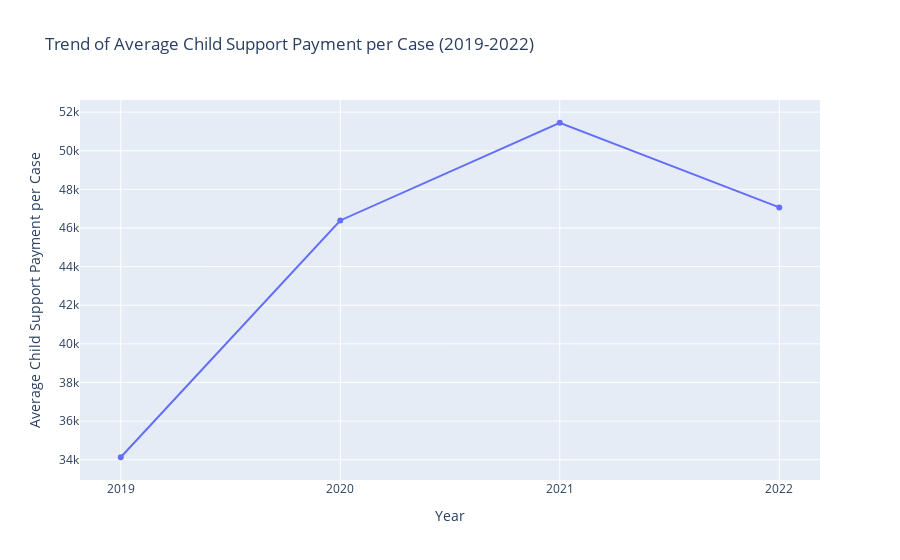

Source (notebook cell):
### Code cell
import pandas as pd
import plotly.express as px

#'average_child_support_df' is there
average_child_support_df = pd.DataFrame({
    'Year': [2019, 2020, 2021, 2022],
    'Total Support Orders Established': [837554, 620114, 610743, 627223],
    'Total Distributed Collections': [28584372594, 28767185944, 31422753145, 29521877168],
    'Average Child Support Payment per Case': [34128.39, 46390.16, 51450.04, 47067.59]
})

# Adding a column for annual change
average_child_support_df['Annual Change'] = average_child_support_df['Average Child Support Payment per Case'].diff()

# Create a line graph to show the trend of the average child support payment over the years
fig = px.line(average_child_support_df, x='Year', y='Average Child Support Payment per Case', 
              title='Trend of Average Child Support Payment per Case (2019-2022)',
              markers=True)

# Manually set the tick values for the x-axis to display only the years 2019, 2020, 2021, 2022
fig.update_xaxes(tickvals=[2019, 2020, 2021, 2022])

# Show the graph
fig.show()

### Figure 1 — Plotly figure (JSON) as saved in the notebook; plotly's stock layout.template omitted (floating-point values rounded to 4 significant figures)
{"data": [{"hovertemplate": "Year=%{x}<br>Average Child Support Payment per Case=%{y}<extra></extra>", "legendgroup": "", "line": {"color": "#636efa", "dash": "solid"}, "marker": {"symbol": "circle"}, "mode": "markers+lines", "name": "", "orientation": "v", "showlegend": false, "type": "scatter", "x": [2019, 2020, 2021, 2022], "xaxis": "x", "y": [34130.0, 46390.0, 51450.0, 47070.0], "yaxis": "y"}], "layout": {"autosize": true, "legend": {"tracegroupgap": 0}, "title": {"text": "Trend of Average Child Support Payment per Case (2019-2022)"}, "xaxis": {"anchor": "y", "autorange": true, "domain": [0, 1], "range": [2019.0, 2022.0], "tickvals": [2019, 2020, 2021, 2022], "title": {"text": "Year"}, "type": "linear"}, "yaxis": {"anchor": "x", "autorange": true, "domain": [0, 1], "range": [32700.0, 52880.0], "title": {"text": "Average Child Support Payment per Case"}, "type": "linear"}}}
